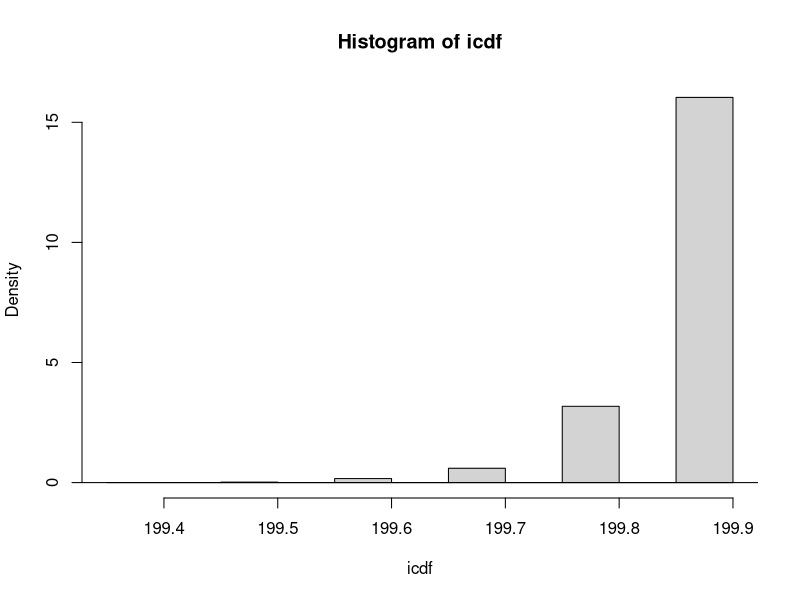

Source code (R):
###  Inverse CDF method to draw values of sigma^2 from its marginal
###  posterior distribution.  See class notes from 2/8.
###  The data are in LearnBayes.  We also load the MCMCpack only because the
###  function dinvgamma, which we use in the very last line of the code, is
###  in that package.  

library(LearnBayes)
install.packages("MCMCpack")
library(MCMCpack)

data(footballscores)
attach(footballscores)
y = favorite - underdog - spread
sd(y)^2

y = marathontimes$time
sd(marathontimes$time)^2
mean(y)
#######  Case 1:  conjujate prior for mu and sigma^2  #####
#  In this case we do not need to use the inverse CDF method because
#  the marginal for sigma^2 is inverted chi-square.  But we use the
#  CDF approach just for illustration.

#  We generate a grid of values of sigma^2 in the interval 150 to 
#  250 (see page 82 in Gelman et al., 2004). The vector sig2 contains
#  those values of sigma^2.

sig2 = seq(from=100, to=200, length=1000)

#  We now evaluate p(sigma^2|y) for each value of sigma^2 i the vector
#  sig2.  First we compute the values of the parameters nu_n, sigma^2_n, etc.

nu0 = 50
n = length(y)
nun = nu0 + 0.5*n

sigma20 = 180
sigma2n = sigma20 + 0.5*(n-1)*var(y) + 0.5*n*mean(y)*mean(y)/(n)

kappa0 = 100
sigma2n = sigma20 + 0.5*(n-1)*var(y) + 0.5*kappa0*n*mean(y)*mean(y)/(kappa0+n)

#  The vector p will contain the 1000 evaluations of p(sigma^2|y), for each of
#  the 1000 values of sigma^2 in the grid which we had stored in sig2.  It is
#  easier to evaluate the log of the marginal, so we do that and save the values
#  in the vector called lp.  We then exponentiate the elements of lp and save them
#  into p.  In the final step, we normalize the elements of p by dividing each one
#  by the sum of all of them. This way, we ensure that the elements of p add up to
#  one.

p=seq(from=0, to=1, length=length(sig2))
lp = p 
for(i in 1:length(lp)){
  lp[i] = -(nun+1)*log(sig2[i]) - sigma2n/sig2[i]
}

p <- exp(lp - max(lp))
p <- p/sum(p)

#  Here we compute the empirical cdf by adding the elements of p.  The
#  elements of cdf is what we called f in the notes.

cdf <- cumsum(p)

#  Draw M = 5000 uniform random variables and for each of them, 
#  check where they fall relative to the f values.  The vector icdf contains
#  5000 draws of sigma^2 from the marginal p(sigma^2|y).

u <- runif(5000)
icdf <- rep(0,5000)
for (i in 1:5000) {
  icdf[i] <- sig2[1]
  for (j in 1:1000) {
    if (cdf[j] < u[i]) icdf[i] <- sig2[j]
  }
}

hist(icdf,freq=F)
lines(sig2,dinvgamma(sig2,nun,sigma2n))
